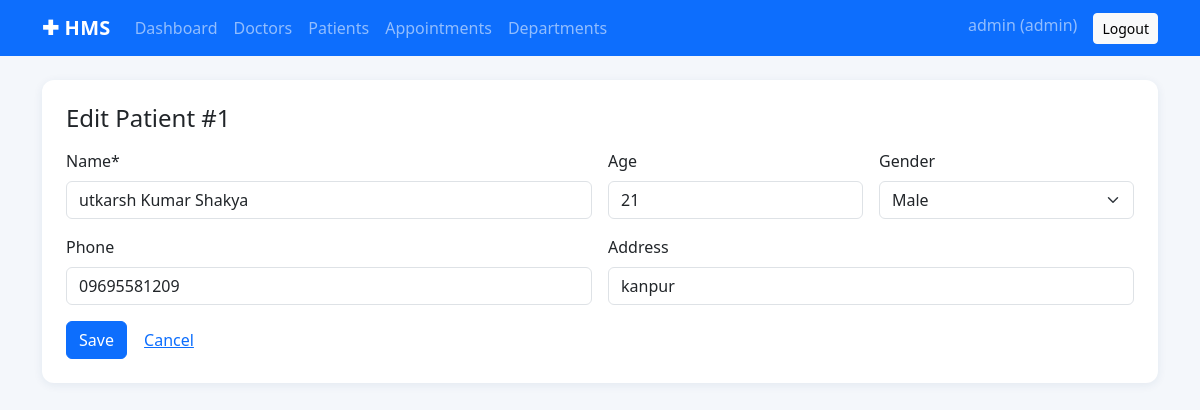
Page /admin/patients/1/edit (signed in) on the committed database.
### tables this page shows
CREATE TABLE users (
    id INTEGER PRIMARY KEY AUTOINCREMENT,
    username TEXT UNIQUE NOT NULL,
    password_hash TEXT NOT NULL,
    role TEXT NOT NULL CHECK (role IN ('admin','doctor','patient')),
    is_active INTEGER NOT NULL DEFAULT 1
);

CREATE TABLE patients (
    id INTEGER PRIMARY KEY AUTOINCREMENT,
    user_id INTEGER UNIQUE NOT NULL REFERENCES users(id) ON DELETE CASCADE,
    name TEXT NOT NULL,
    age INTEGER,
    gender TEXT DEFAULT '',
    phone TEXT DEFAULT '',
    address TEXT DEFAULT ''
);

### routes/admin.py (the view, shortened to what this page needs)
@bp.route("/patients/<int:patient_id>/edit", methods=["GET", "POST"])
@role_required("admin")
def patient_edit(patient_id):
    db = get_db()
    p = db.execute("SELECT * FROM patients WHERE id=?", (patient_id,)).fetchone() or abort(404)
    return render_template("admin/patient_form.html", p=p)

### db.py (called while the page is built)
def get_db():
    if "db" not in g:
        g.db = sqlite3.connect(DB_PATH)
        g.db.row_factory = sqlite3.Row
        g.db.execute("PRAGMA foreign_keys = ON")
    return g.db

### services.py (called while the page is built)
def role_required(role):
    def deco(f):
        @wraps(f)
        def wrapper(*a, **k):
            if g.user is None:
                flash("Please log in first.", "warning")
                return redirect(url_for("auth.login"))
            if g.user["role"] != role:
                abort(403)
            return f(*a, **k)
        return wrapper
    return deco

### templates/admin/patient_form.html
{% extends "base.html" %}
{% block content %}
<div class="card p-4"><h4 class="mb-3">Edit Patient #{{ p.id }}</h4>
<form method="post" class="row g-3">
<div class="col-md-6"><label class="form-label">Name*</label><input name="name" class="form-control" required value="{{ p.name }}"></div>
<div class="col-md-3"><label class="form-label">Age</label><input type="number" name="age" min="1" class="form-control" value="{{ p.age or '' }}"></div>
<div class="col-md-3"><label class="form-label">Gender</label><select name="gender" class="form-select"><option value="">-</option>{% for x in ['Male','Female','Other'] %}<option {{ 'selected' if p.gender==x }}>{{ x }}</option>{% endfor %}</select></div>
<div class="col-md-6"><label class="form-label">Phone</label><input name="phone" class="form-control" value="{{ p.phone }}"></div>
<div class="col-md-6"><label class="form-label">Address</label><input name="address" class="form-control" value="{{ p.address }}"></div>
<div class="col-12"><button class="btn btn-primary">Save</button> <a class="btn btn-link" href="{{ url_for('admin.patient_detail', patient_id=p.id) }}">Cancel</a></div>
</form></div>
{% endblock %}

### templates/base.html (shortened to what this page needs)
<!doctype html>
<html lang="en">
<head>
  <link href="https://cdn.jsdelivr.net/npm/bootstrap@5.3.3/dist/css/bootstrap.min.css" rel="stylesheet">
  <link href="{{ url_for('static', filename='style.css') }}" rel="stylesheet">
</head>
<body>
<nav class="navbar navbar-expand-lg navbar-dark bg-primary mb-4">
  <div class="container">
    <a class="navbar-brand" href="{{ url_for('auth.index') }}">&#10010; HMS</a>
    <div id="nav" class="collapse navbar-collapse">
      <ul class="navbar-nav me-auto">
      {% if g.user and g.user.role == 'admin' %}
        <li class="nav-item"><a class="nav-link" href="{{ url_for('admin.dashboard') }}">Dashboard</a></li>
        <li class="nav-item"><a class="nav-link" href="{{ url_for('admin.doctors') }}">Doctors</a></li>
        <li class="nav-item"><a class="nav-link" href="{{ url_for('admin.patients') }}">Patients</a></li>
        <li class="nav-item"><a class="nav-link" href="{{ url_for('admin.appointments') }}">Appointments</a></li>
        <li class="nav-item"><a class="nav-link" href="{{ url_for('admin.departments') }}">Departments</a></li>
      {% elif g.user and g.user.role == 'doctor' %}
        <li class="nav-item"><a class="nav-link" href="{{ url_for('doctor.dashboard') }}">Dashboard</a></li>
        <li class="nav-item"><a class="nav-link" href="{{ url_for('doctor.availability') }}">My Availability</a></li>
      {% endif %}
      </ul>
      <ul class="navbar-nav">
      {% if g.user %}
        <li class="nav-item"><span class="navbar-text me-3">{{ g.profile.name if g.profile else g.user.username }} ({{ g.user.role }})</span></li>
        <li class="nav-item"><a class="btn btn-light btn-sm" href="{{ url_for('auth.logout') }}">Logout</a></li>
      {% else %}
        <li class="nav-item"><a class="nav-link" href="{{ url_for('auth.login') }}">Login</a></li>
        <li class="nav-item"><a class="nav-link" href="{{ url_for('auth.register') }}">Register</a></li>
      {% endif %}
      </ul>
    </div>
  </div>
</nav>
<main class="container pb-5">
  {% block content %}{% endblock %}
</main>
</body>
</html>

### static/style.css (style rules this page uses)
body { background:#f4f7fb; }
.navbar-brand { font-weight:700; letter-spacing:.3px; }
.card { border:0; border-radius:12px; box-shadow:0 2px 10px rgba(30,60,110,.08); }

### rows in the picture
users: profile "admin", user.role "admin"
patients: id "1", name "utkarsh Kumar Shakya", age "21", phone "09695581209", address "kanpur"

### other values in the picture
form field gender "Male"
